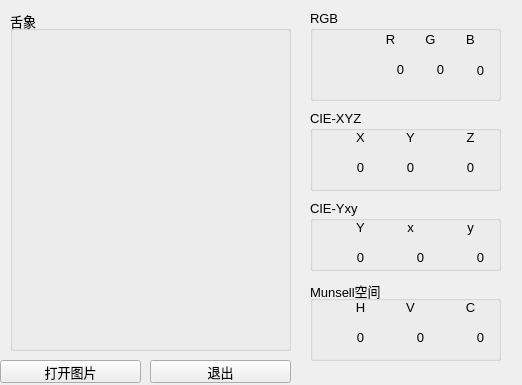
<?xml version="1.0" encoding="UTF-8"?>
<ui version="4.0">
 <class>Widget</class>
 <widget class="QWidget" name="Widget">
  <property name="geometry">
   <rect>
    <x>0</x>
    <y>0</y>
    <width>522</width>
    <height>385</height>
   </rect>
  </property>
  <property name="windowTitle">
   <string>Widget</string>
  </property>
  <widget class="QPushButton" name="pushButton">
   <property name="geometry">
    <rect>
     <x>0</x>
     <y>360</y>
     <width>141</width>
     <height>23</height>
    </rect>
   </property>
   <property name="font">
    <font>
     <pointsize>10</pointsize>
    </font>
   </property>
   <property name="text">
    <string>打开图片</string>
   </property>
  </widget>
  <widget class="QGroupBox" name="groupBox">
   <property name="geometry">
    <rect>
     <x>10</x>
     <y>10</y>
     <width>281</width>
     <height>341</height>
    </rect>
   </property>
   <property name="font">
    <font>
     <pointsize>10</pointsize>
    </font>
   </property>
   <property name="title">
    <string>舌象</string>
   </property>
   <widget class="MyLable" name="label">
    <property name="geometry">
     <rect>
      <x>10</x>
      <y>20</y>
      <width>261</width>
      <height>301</height>
     </rect>
    </property>
    <property name="text">
     <string/>
    </property>
   </widget>
  </widget>
  <widget class="QGroupBox" name="groupBox_2">
   <property name="geometry">
    <rect>
     <x>310</x>
     <y>10</y>
     <width>191</width>
     <height>91</height>
    </rect>
   </property>
   <property name="font">
    <font>
     <pointsize>10</pointsize>
    </font>
   </property>
   <property name="title">
    <string>RGB</string>
   </property>
   <widget class="QLabel" name="label_8">
    <property name="geometry">
     <rect>
      <x>10</x>
      <y>20</y>
      <width>41</width>
      <height>51</height>
     </rect>
    </property>
    <property name="text">
     <string/>
    </property>
   </widget>
   <widget class="QLabel" name="label_7">
    <property name="geometry">
     <rect>
      <x>150</x>
      <y>50</y>
      <width>41</width>
      <height>21</height>
     </rect>
    </property>
    <property name="text">
     <string>&lt;html&gt;&lt;head/&gt;&lt;body&gt;&lt;p align=&quot;center&quot;&gt;0&lt;/p&gt;&lt;/body&gt;&lt;/html&gt;</string>
    </property>
   </widget>
   <widget class="QLabel" name="label_6">
    <property name="geometry">
     <rect>
      <x>110</x>
      <y>50</y>
      <width>41</width>
      <height>20</height>
     </rect>
    </property>
    <property name="text">
     <string>&lt;html&gt;&lt;head/&gt;&lt;body&gt;&lt;p align=&quot;center&quot;&gt;0&lt;/p&gt;&lt;/body&gt;&lt;/html&gt;</string>
    </property>
   </widget>
   <widget class="QLabel" name="label_2">
    <property name="enabled">
     <bool>true</bool>
    </property>
    <property name="geometry">
     <rect>
      <x>60</x>
      <y>20</y>
      <width>41</width>
      <height>20</height>
     </rect>
    </property>
    <property name="layoutDirection">
     <enum>Qt::LeftToRight</enum>
    </property>
    <property name="text">
     <string>&lt;html&gt;&lt;head/&gt;&lt;body&gt;&lt;p align=&quot;center&quot;&gt;R&lt;/p&gt;&lt;/body&gt;&lt;/html&gt;</string>
    </property>
   </widget>
   <widget class="QLabel" name="label_5">
    <property name="geometry">
     <rect>
      <x>70</x>
      <y>50</y>
      <width>41</width>
      <height>20</height>
     </rect>
    </property>
    <property name="text">
     <string>&lt;html&gt;&lt;head/&gt;&lt;body&gt;&lt;p align=&quot;center&quot;&gt;0&lt;/p&gt;&lt;/body&gt;&lt;/html&gt;</string>
    </property>
   </widget>
   <widget class="QLabel" name="label_4">
    <property name="geometry">
     <rect>
      <x>140</x>
      <y>20</y>
      <width>41</width>
      <height>20</height>
     </rect>
    </property>
    <property name="text">
     <string>&lt;html&gt;&lt;head/&gt;&lt;body&gt;&lt;p align=&quot;center&quot;&gt;B&lt;/p&gt;&lt;/body&gt;&lt;/html&gt;</string>
    </property>
   </widget>
   <widget class="QLabel" name="label_3">
    <property name="geometry">
     <rect>
      <x>100</x>
      <y>20</y>
      <width>41</width>
      <height>20</height>
     </rect>
    </property>
    <property name="text">
     <string>&lt;html&gt;&lt;head/&gt;&lt;body&gt;&lt;p align=&quot;center&quot;&gt;G&lt;/p&gt;&lt;/body&gt;&lt;/html&gt;</string>
    </property>
   </widget>
  </widget>
  <widget class="QGroupBox" name="groupBox_3">
   <property name="geometry">
    <rect>
     <x>310</x>
     <y>110</y>
     <width>191</width>
     <height>81</height>
    </rect>
   </property>
   <property name="font">
    <font>
     <pointsize>10</pointsize>
    </font>
   </property>
   <property name="title">
    <string>CIE-XYZ</string>
   </property>
   <widget class="QLabel" name="label_14">
    <property name="geometry">
     <rect>
      <x>140</x>
      <y>20</y>
      <width>41</width>
      <height>16</height>
     </rect>
    </property>
    <property name="text">
     <string>&lt;html&gt;&lt;head/&gt;&lt;body&gt;&lt;p align=&quot;center&quot;&gt;Z&lt;/p&gt;&lt;/body&gt;&lt;/html&gt;</string>
    </property>
   </widget>
   <widget class="QLabel" name="label_9">
    <property name="geometry">
     <rect>
      <x>80</x>
      <y>50</y>
      <width>41</width>
      <height>16</height>
     </rect>
    </property>
    <property name="text">
     <string>&lt;html&gt;&lt;head/&gt;&lt;body&gt;&lt;p align=&quot;center&quot;&gt;0&lt;/p&gt;&lt;/body&gt;&lt;/html&gt;</string>
    </property>
   </widget>
   <widget class="QLabel" name="label_12">
    <property name="geometry">
     <rect>
      <x>140</x>
      <y>50</y>
      <width>41</width>
      <height>16</height>
     </rect>
    </property>
    <property name="text">
     <string>&lt;html&gt;&lt;head/&gt;&lt;body&gt;&lt;p align=&quot;center&quot;&gt;0&lt;/p&gt;&lt;/body&gt;&lt;/html&gt;</string>
    </property>
   </widget>
   <widget class="QLabel" name="label_13">
    <property name="geometry">
     <rect>
      <x>80</x>
      <y>20</y>
      <width>41</width>
      <height>16</height>
     </rect>
    </property>
    <property name="text">
     <string>&lt;html&gt;&lt;head/&gt;&lt;body&gt;&lt;p align=&quot;center&quot;&gt;Y&lt;/p&gt;&lt;/body&gt;&lt;/html&gt;</string>
    </property>
   </widget>
   <widget class="QLabel" name="label_11">
    <property name="geometry">
     <rect>
      <x>30</x>
      <y>20</y>
      <width>41</width>
      <height>16</height>
     </rect>
    </property>
    <property name="text">
     <string>&lt;html&gt;&lt;head/&gt;&lt;body&gt;&lt;p align=&quot;center&quot;&gt;X&lt;/p&gt;&lt;/body&gt;&lt;/html&gt;</string>
    </property>
   </widget>
   <widget class="QLabel" name="label_10">
    <property name="geometry">
     <rect>
      <x>30</x>
      <y>50</y>
      <width>41</width>
      <height>16</height>
     </rect>
    </property>
    <property name="text">
     <string>&lt;html&gt;&lt;head/&gt;&lt;body&gt;&lt;p align=&quot;center&quot;&gt;0&lt;/p&gt;&lt;/body&gt;&lt;/html&gt;</string>
    </property>
   </widget>
  </widget>
  <widget class="QGroupBox" name="groupBox_4">
   <property name="geometry">
    <rect>
     <x>310</x>
     <y>200</y>
     <width>191</width>
     <height>71</height>
    </rect>
   </property>
   <property name="font">
    <font>
     <pointsize>10</pointsize>
    </font>
   </property>
   <property name="title">
    <string>CIE-Yxy</string>
   </property>
   <widget class="QLabel" name="label_20">
    <property name="geometry">
     <rect>
      <x>140</x>
      <y>20</y>
      <width>41</width>
      <height>16</height>
     </rect>
    </property>
    <property name="text">
     <string>&lt;html&gt;&lt;head/&gt;&lt;body&gt;&lt;p align=&quot;center&quot;&gt;y&lt;/p&gt;&lt;/body&gt;&lt;/html&gt;</string>
    </property>
   </widget>
   <widget class="QLabel" name="label_17">
    <property name="geometry">
     <rect>
      <x>30</x>
      <y>20</y>
      <width>41</width>
      <height>16</height>
     </rect>
    </property>
    <property name="text">
     <string>&lt;html&gt;&lt;head/&gt;&lt;body&gt;&lt;p align=&quot;center&quot;&gt;Y&lt;/p&gt;&lt;/body&gt;&lt;/html&gt;</string>
    </property>
   </widget>
   <widget class="QLabel" name="label_16">
    <property name="geometry">
     <rect>
      <x>30</x>
      <y>50</y>
      <width>41</width>
      <height>16</height>
     </rect>
    </property>
    <property name="text">
     <string>&lt;html&gt;&lt;head/&gt;&lt;body&gt;&lt;p align=&quot;center&quot;&gt;0&lt;/p&gt;&lt;/body&gt;&lt;/html&gt;</string>
    </property>
   </widget>
   <widget class="QLabel" name="label_18">
    <property name="geometry">
     <rect>
      <x>150</x>
      <y>50</y>
      <width>41</width>
      <height>16</height>
     </rect>
    </property>
    <property name="text">
     <string>&lt;html&gt;&lt;head/&gt;&lt;body&gt;&lt;p align=&quot;center&quot;&gt;0&lt;/p&gt;&lt;/body&gt;&lt;/html&gt;</string>
    </property>
   </widget>
   <widget class="QLabel" name="label_15">
    <property name="geometry">
     <rect>
      <x>90</x>
      <y>50</y>
      <width>41</width>
      <height>16</height>
     </rect>
    </property>
    <property name="text">
     <string>&lt;html&gt;&lt;head/&gt;&lt;body&gt;&lt;p align=&quot;center&quot;&gt;0&lt;/p&gt;&lt;/body&gt;&lt;/html&gt;</string>
    </property>
   </widget>
   <widget class="QLabel" name="label_19">
    <property name="geometry">
     <rect>
      <x>80</x>
      <y>20</y>
      <width>41</width>
      <height>16</height>
     </rect>
    </property>
    <property name="text">
     <string>&lt;html&gt;&lt;head/&gt;&lt;body&gt;&lt;p align=&quot;center&quot;&gt;x&lt;/p&gt;&lt;/body&gt;&lt;/html&gt;</string>
    </property>
   </widget>
  </widget>
  <widget class="QGroupBox" name="groupBox_5">
   <property name="geometry">
    <rect>
     <x>310</x>
     <y>280</y>
     <width>191</width>
     <height>81</height>
    </rect>
   </property>
   <property name="font">
    <font>
     <pointsize>10</pointsize>
    </font>
   </property>
   <property name="title">
    <string>Munsell空间</string>
   </property>
   <widget class="QLabel" name="label_32">
    <property name="geometry">
     <rect>
      <x>90</x>
      <y>50</y>
      <width>41</width>
      <height>16</height>
     </rect>
    </property>
    <property name="text">
     <string>&lt;html&gt;&lt;head/&gt;&lt;body&gt;&lt;p align=&quot;center&quot;&gt;0&lt;/p&gt;&lt;/body&gt;&lt;/html&gt;</string>
    </property>
   </widget>
   <widget class="QLabel" name="label_31">
    <property name="geometry">
     <rect>
      <x>30</x>
      <y>50</y>
      <width>41</width>
      <height>16</height>
     </rect>
    </property>
    <property name="text">
     <string>&lt;html&gt;&lt;head/&gt;&lt;body&gt;&lt;p align=&quot;center&quot;&gt;0&lt;/p&gt;&lt;/body&gt;&lt;/html&gt;</string>
    </property>
   </widget>
   <widget class="QLabel" name="label_27">
    <property name="geometry">
     <rect>
      <x>150</x>
      <y>50</y>
      <width>41</width>
      <height>16</height>
     </rect>
    </property>
    <property name="text">
     <string>&lt;html&gt;&lt;head/&gt;&lt;body&gt;&lt;p align=&quot;center&quot;&gt;0&lt;/p&gt;&lt;/body&gt;&lt;/html&gt;</string>
    </property>
   </widget>
   <widget class="QLabel" name="label_33">
    <property name="geometry">
     <rect>
      <x>30</x>
      <y>20</y>
      <width>41</width>
      <height>16</height>
     </rect>
    </property>
    <property name="text">
     <string>&lt;html&gt;&lt;head/&gt;&lt;body&gt;&lt;p align=&quot;center&quot;&gt;H&lt;/p&gt;&lt;/body&gt;&lt;/html&gt;</string>
    </property>
   </widget>
   <widget class="QLabel" name="label_34">
    <property name="geometry">
     <rect>
      <x>80</x>
      <y>20</y>
      <width>41</width>
      <height>16</height>
     </rect>
    </property>
    <property name="text">
     <string>&lt;html&gt;&lt;head/&gt;&lt;body&gt;&lt;p align=&quot;center&quot;&gt;V&lt;/p&gt;&lt;/body&gt;&lt;/html&gt;</string>
    </property>
   </widget>
   <widget class="QLabel" name="label_28">
    <property name="geometry">
     <rect>
      <x>140</x>
      <y>20</y>
      <width>41</width>
      <height>16</height>
     </rect>
    </property>
    <property name="text">
     <string>&lt;html&gt;&lt;head/&gt;&lt;body&gt;&lt;p align=&quot;center&quot;&gt;C&lt;/p&gt;&lt;/body&gt;&lt;/html&gt;</string>
    </property>
   </widget>
  </widget>
  <widget class="QPushButton" name="pushButton_2">
   <property name="geometry">
    <rect>
     <x>150</x>
     <y>360</y>
     <width>141</width>
     <height>23</height>
    </rect>
   </property>
   <property name="font">
    <font>
     <pointsize>10</pointsize>
    </font>
   </property>
   <property name="text">
    <string>退出</string>
   </property>
  </widget>
 </widget>
 <layoutdefault spacing="6" margin="11"/>
 <customwidgets>
  <customwidget>
   <class>MyLable</class>
   <extends>QLabel</extends>
   <header>mylable.h</header>
  </customwidget>
 </customwidgets>
 <resources/>
 <connections/>
</ui>
